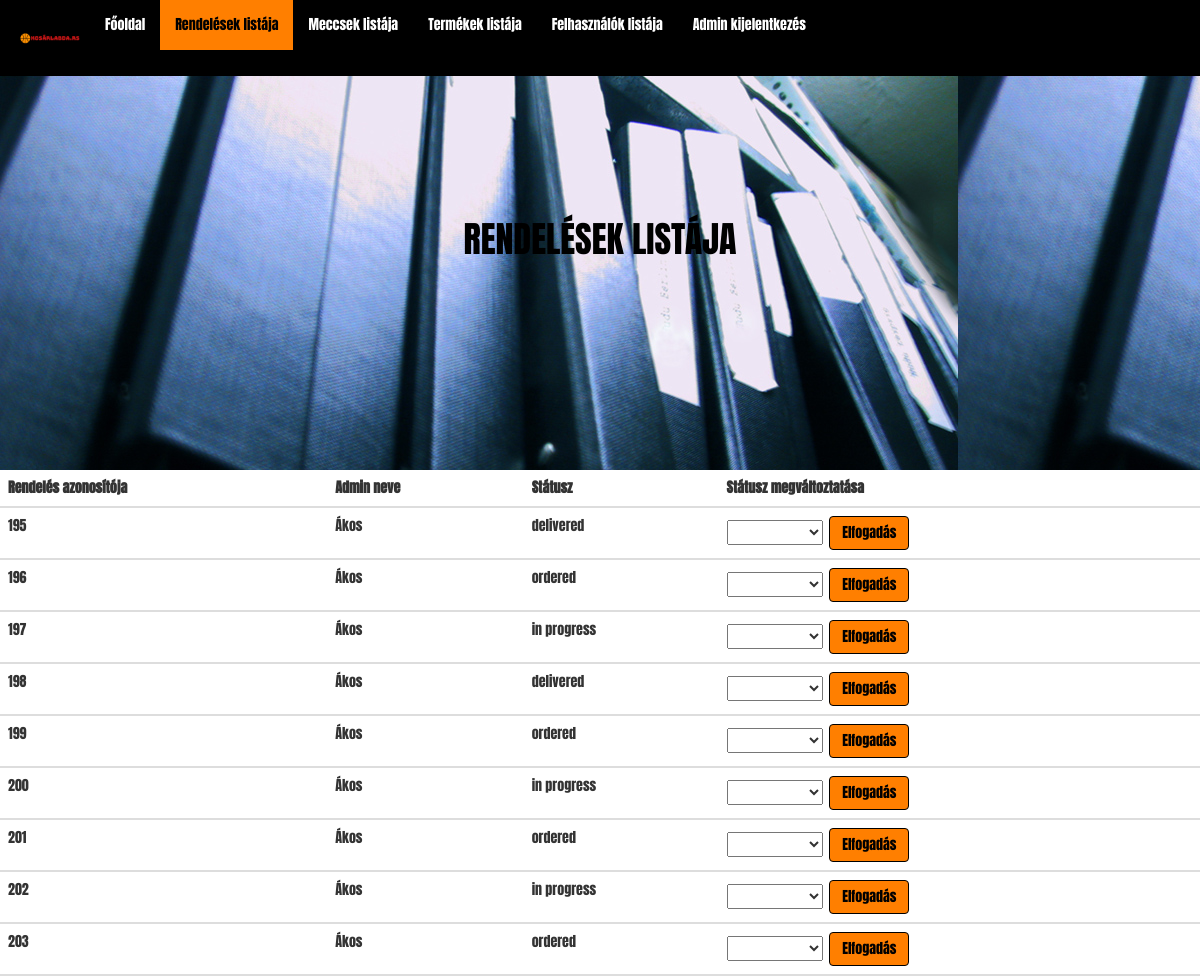
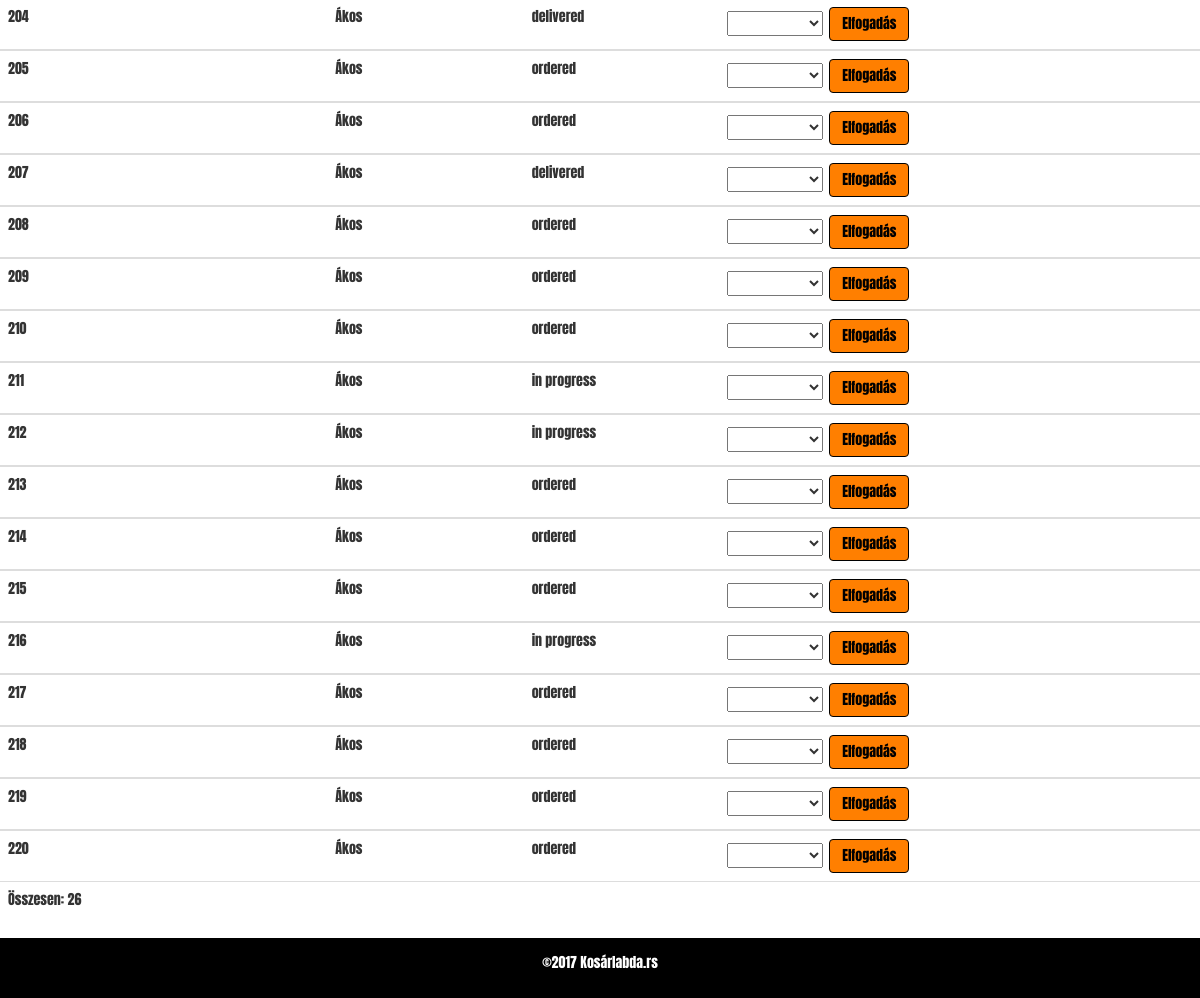
The app's page /rendelesek.php (signed in) with its own data (2 pictures, top to bottom).
### tables this page shows
CREATE TABLE `orders` (
  `id_order` int(11) NOT NULL,
  `id_admin` int(11) DEFAULT NULL,
  `id_user` int(11) DEFAULT NULL,
  `reference_number` int(11) NOT NULL,
  `status` enum('ordered','in progress','delivered') NOT NULL DEFAULT 'ordered'
);

### rendelesek.php (the view, shortened to what this page needs)
<!DOCTYPE html>
<html lang="en">
<head>
    <link href="css/bootstrap.min.css" rel="stylesheet">
    <link href="css/animate.css" rel="stylesheet">
    <link href="css/index.css" rel="stylesheet">
</head>
<body>
<nav class="navbar navbar-default navbar-fixed-top">
    <div class="container-fluid">
        <div class="navbar-header">
            <a class="navbar-header" href=""><img alt="kosarlabda" src="images/kosárlabda.png" class="img-responsive" /></a>
        </div>
        <div class="collapse navbar-collapse" id="navbar">
            <ul class="nav navbar-nav">
                <li><a href="index.php">Főoldal</a></li>
                <?php
                if (isset($_SESSION['admin'])) {
                    ?>
                    <li class="active"><a href="rendelesek.php">Rendelések listája</a></li>
                    <li><a href="admin_meccsek.php">Meccsek listája</a></li>
                    <li><a href="admin_termekek.php">Termékek listája</a></li>
                    <li><a href="admin_user.php">Felhasználók listája</a></li>
                    <li><a href="logout_admin.php">Admin kijelentkezés</a></li>
                    <?php
                }
                ?>
            </ul>
        </div>
    </div>
</nav>
<div class="container orders wow slideInUp">
    <h1>Rendelések Listája</h1>
</div>
<div class="table-responsive orderrows wow slideInUp">
    <table class="table">
        <thead>
        <tr>
            <th>Rendelés azonosítója</th>
            <th>Admin neve</th>
            <th>Státusz</th>
            <th>Státusz megváltoztatása</th>
        </tr>
        </thead>
        <?php
        global $connection;
        $admin = $_SESSION['admin'];
        $sql = "SELECT orders.id_order, orders.id_admin, admin.admin_name, orders.status FROM orders JOIN admin ON orders.id_admin = admin.id_admin WHERE admin.admin_name = '$admin'";
        $result = mysqli_query($connection, $sql) or die(mysqli_error($connection));
        if (mysqli_num_rows($result) > 0) {
            while ($record = mysqli_fetch_array($result)) {
                ?>
                <tbody>
                <tr>
                    <td><?php echo $record['id_order'] ?></td>
                    <td><?php echo $record['admin_name'] ?></td>
                    <td><?php echo $record['status'] ?></td>
                    <td>
                        <form method="post" action="rendelesek2.php" class="form-inline">
                            <div class="form-group">
                                <select name="status" id="status">
                                    <option value=""></option>
                                    <option value="ordered">Megrendelve</option>
                                </select>
                            </div>
                            <button type="submit" class="btn btn-default">Elfogadás</button>
                        </form>
                    </td>
                </tr>
                </tbody>
        <?php
            }
        }
        ?>
        <tfoot>
        <tr>
            <td colspan="5">Összesen: <?php echo mysqli_num_rows($result); ?></td>
        </tr>
        </tfoot>
    </table>
</div>
<footer class="footer">
    <div class="container">
        <p class="text-center">&copy;2017 Kosárlabda.rs</p>
    </div>
</footer>
</body>
</html>

### css/index.css (style rules this page uses)
body { font-family: 'Anton', sans-serif; }
.container-fluid > .navbar-header > a > img { width: 75px; height: 75px; }
.navbar-default { background-color: #000000; border-color: #000000; }
.navbar-default .navbar-nav > li > a { color: #ffffff; }
.navbar-default .navbar-nav > .active > a, .navbar-default .navbar-nav > .active > a:hover, .navbar-default .navbar-nav > .active > a:focus { color: #000000; background-color: #ff7f00; }
.btn { background-color: #ff7f00; color: #000000; border-color: #000000; }
.footer { background-color: #000000; color: #ffffff; padding: 15px; }
.orders { padding: 200px 15px; text-align: center; background-image: url("damned-administration-1501134.jpg"); width: 100%; }
.orders > h1 { color: #000000; text-transform: uppercase; }

### records on screen
orders: id_order "195", id_admin.admin_name "Ákos", status "delivered"
orders: id_order "196", id_admin.admin_name "Ákos", status "ordered"
orders: id_order "197", id_admin.admin_name "Ákos", status "in progress"
orders: id_order "198", id_admin.admin_name "Ákos", status "delivered"
orders: id_order "199", id_admin.admin_name "Ákos", status "ordered"
orders: id_order "200", id_admin.admin_name "Ákos", status "in progress"
orders: id_order "201", id_admin.admin_name "Ákos", status "ordered"
orders: id_order "202", id_admin.admin_name "Ákos", status "in progress"
orders: id_order "203", id_admin.admin_name "Ákos", status "ordered"
orders: id_order "204", id_admin.admin_name "Ákos", status "delivered"
orders: id_order "205", id_admin.admin_name "Ákos", status "ordered"
orders: id_order "206", id_admin.admin_name "Ákos", status "ordered"
orders: id_order "207", id_admin.admin_name "Ákos", status "delivered"
orders: id_order "208", id_admin.admin_name "Ákos", status "ordered"
orders: id_order "209", id_admin.admin_name "Ákos", status "ordered"
orders: id_order "210", id_admin.admin_name "Ákos", status "ordered"
orders: id_order "211", id_admin.admin_name "Ákos", status "in progress"
orders: id_order "212", id_admin.admin_name "Ákos", status "in progress"
orders: id_order "213", id_admin.admin_name "Ákos", status "ordered"
orders: id_order "214", id_admin.admin_name "Ákos", status "ordered"
orders: id_order "215", id_admin.admin_name "Ákos", status "ordered"
orders: id_order "216", id_admin.admin_name "Ákos", status "in progress"
orders: id_order "217", id_admin.admin_name "Ákos", status "ordered"
orders: id_order "218", id_admin.admin_name "Ákos", status "ordered"
orders: id_order "219", id_admin.admin_name "Ákos", status "ordered"
orders: id_order "220", id_admin.admin_name "Ákos", status "ordered"

### other values on screen
mysqli_num_rows($result) "26"
